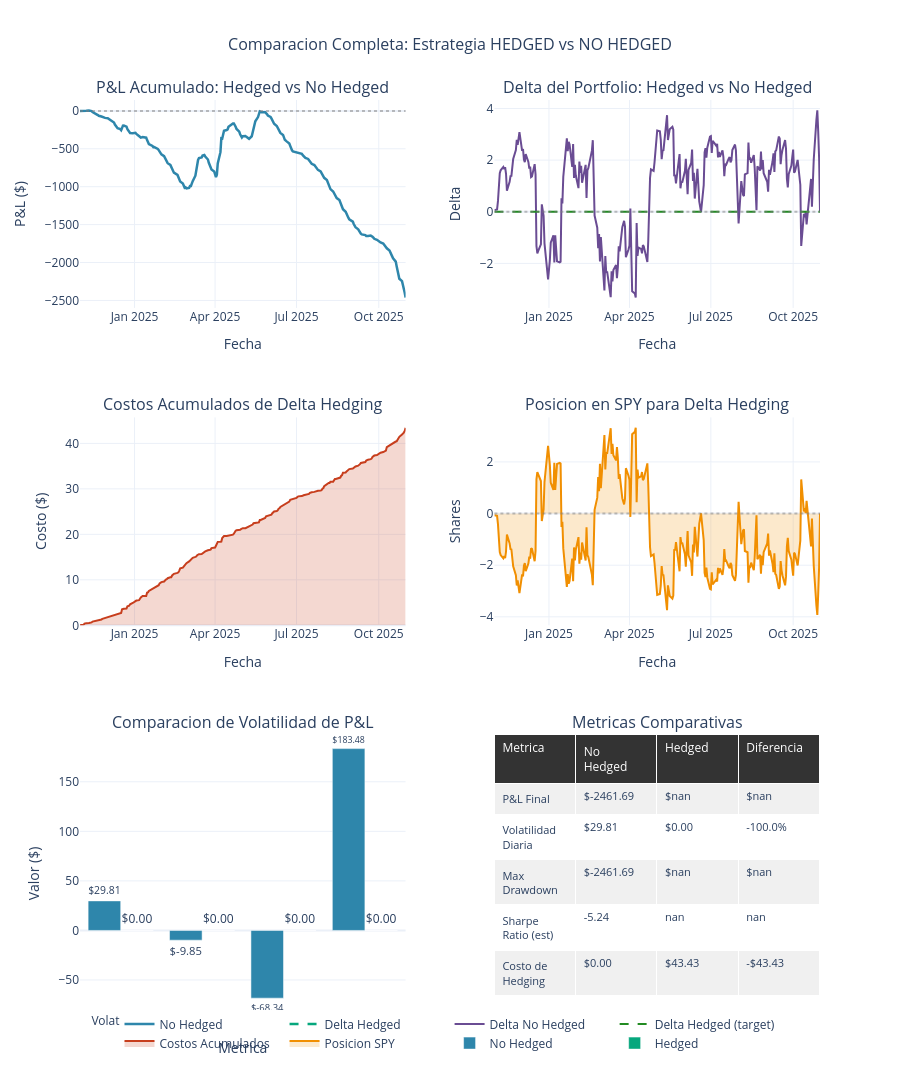

Notebook cell for this chart:
### Code cell
# 10.2 Simulacion de Estrategia HEDGED y Comparacion

print("\n" + "=" * 80)
print("10.2 ESTRATEGIA DELTA HEDGED - Simulacion")
print("=" * 80)
print()

# Simular delta hedging: comprar/vender SPY para neutralizar delta
# Costo de hedge = Delta * S * comision_estimada

def simulate_delta_hedging(portfolio_greeks, market_data, commission_rate=0.001):
    """
    Simula el costo de delta hedging comprando/vendiendo SPY.
    
    Parameters
    ----------
    portfolio_greeks : pd.DataFrame
        Griegas del portfolio agregado
    market_data : pd.DataFrame
        Datos de mercado con precios de SPY
    commission_rate : float
        Tasa de comision para ajustes (default 0.1%)
        
    Returns
    -------
    pd.DataFrame
        DataFrame con: delta_position (shares de SPY), hedge_cost, cumulative_hedge_cost
    """
    hedge_data = []
    cumulative_cost = 0.0
    previous_delta_position = 0.0
    
    # Asegurar indices alineados
    market_data_copy = market_data.copy()
    if not isinstance(market_data_copy.index, pd.DatetimeIndex):
        market_data_copy.index = pd.to_datetime(market_data_copy.index)
    
    for date in portfolio_greeks.index:
        delta = portfolio_greeks.loc[date, 'delta']
        spot = market_data_copy.loc[date, 'close_spy']
        
        # Posicion necesaria en SPY para neutralizar delta (vender delta shares)
        delta_position = -delta  # Negativo porque vendemos para neutralizar
        
        # Cambio en la posicion (rebalanceo)
        position_change = abs(delta_position - previous_delta_position)
        
        # Costo del rebalanceo (comision sobre el notional)
        daily_cost = position_change * spot * commission_rate
        cumulative_cost += daily_cost
        
        hedge_data.append({
            'date': date,
            'delta': delta,
            'delta_position': delta_position,
            'spot': spot,
            'position_change': position_change,
            'hedge_cost': daily_cost,
            'cumulative_hedge_cost': cumulative_cost
        })
        
        previous_delta_position = delta_position
    
    return pd.DataFrame(hedge_data).set_index('date')


# Calcular costos de hedging
print("Calculando costos de delta hedging...")
hedge_df = simulate_delta_hedging(portfolio_greeks, market_data, commission_rate=0.0005)

# P&L de la estrategia hedged = P&L straddle - costos de hedging
pnl_hedged = results.cumulative_pnl_straddle - hedge_df['cumulative_hedge_cost']

print(f"Costos totales de hedging: ${hedge_df['cumulative_hedge_cost'].iloc[-1]:.2f}")
print(f"P&L Final NO HEDGED: ${results.cumulative_pnl_straddle.iloc[-1]:.2f}")
print(f"P&L Final HEDGED: ${pnl_hedged.iloc[-1]:.2f}")
print()

# Visualizacion comparativa HEDGED vs NO HEDGED
fig = make_subplots(
    rows=3, cols=2,
    subplot_titles=(
        'P&L Acumulado: Hedged vs No Hedged',
        'Delta del Portfolio: Hedged vs No Hedged',
        'Costos Acumulados de Delta Hedging',
        'Posicion en SPY para Delta Hedging',
        'Comparacion de Volatilidad de P&L',
        'Metricas Comparativas'
    ),
    specs=[
        [{"secondary_y": False}, {"secondary_y": False}],
        [{"secondary_y": False}, {"secondary_y": False}],
        [{"type": "bar"}, {"type": "table"}]
    ],
    vertical_spacing=0.12,
    horizontal_spacing=0.12,
    row_heights=[0.3, 0.3, 0.4]
)

# (1,1) P&L Comparativo
fig.add_trace(
    go.Scatter(
        x=results.cumulative_pnl_straddle.index,
        y=results.cumulative_pnl_straddle.values,
        name='No Hedged',
        line=dict(color='#2E86AB', width=2.5),
        hovertemplate='<b>No Hedged P&L:</b> $%{y:.2f}<extra></extra>'
    ),
    row=1, col=1
)
fig.add_trace(
    go.Scatter(
        x=pnl_hedged.index,
        y=pnl_hedged.values,
        name='Delta Hedged',
        line=dict(color='#06A77D', width=2.5, dash='dash'),
        hovertemplate='<b>Hedged P&L:</b> $%{y:.2f}<extra></extra>'
    ),
    row=1, col=1
)
fig.add_hline(y=0, line_dash="dot", line_color="gray", opacity=0.5, row=1, col=1)

# (1,2) Delta Comparativo
fig.add_trace(
    go.Scatter(
        x=portfolio_greeks.index,
        y=portfolio_greeks['delta'],
        name='Delta No Hedged',
        line=dict(color='#6A4C93', width=2),
        hovertemplate='<b>Delta:</b> %{y:.2f}<extra></extra>'
    ),
    row=1, col=2
)
fig.add_trace(
    go.Scatter(
        x=portfolio_greeks.index,
        y=[0] * len(portfolio_greeks),
        name='Delta Hedged (target)',
        line=dict(color='#228B22', width=2, dash='dash'),
        hovertemplate='<b>Target Delta:</b> 0<extra></extra>'
    ),
    row=1, col=2
)
fig.add_hline(y=0, line_dash="dot", line_color="gray", opacity=0.5, row=1, col=2)

# (2,1) Costos de Hedging
fig.add_trace(
    go.Scatter(
        x=hedge_df.index,
        y=hedge_df['cumulative_hedge_cost'],
        name='Costos Acumulados',
        line=dict(color='#C73E1D', width=2),
        fill='tozeroy',
        fillcolor='rgba(199, 62, 29, 0.2)',
        hovertemplate='<b>Costo Acumulado:</b> $%{y:.2f}<extra></extra>'
    ),
    row=2, col=1
)

# (2,2) Posicion en SPY
fig.add_trace(
    go.Scatter(
        x=hedge_df.index,
        y=hedge_df['delta_position'],
        name='Posicion SPY',
        line=dict(color='#F18F01', width=2),
        fill='tozeroy',
        fillcolor='rgba(241, 143, 1, 0.2)',
        hovertemplate='<b>Shares SPY:</b> %{y:.2f}<extra></extra>'
    ),
    row=2, col=2
)
fig.add_hline(y=0, line_dash="dot", line_color="gray", opacity=0.5, row=2, col=2)

# (3,1) Comparacion de volatilidad
daily_pnl_no_hedged = results.daily_pnl_straddle
daily_pnl_hedged = pnl_hedged.diff().fillna(0)

vol_comparison = {
    'No Hedged': [
        daily_pnl_no_hedged.std(),
        daily_pnl_no_hedged.mean(),
        daily_pnl_no_hedged.min(),
        daily_pnl_no_hedged.max()
    ],
    'Hedged': [
        daily_pnl_hedged.std(),
        daily_pnl_hedged.mean(),
        daily_pnl_hedged.min(),
        daily_pnl_hedged.max()
    ]
}

x_metrics = ['Volatilidad', 'Media', 'Min', 'Max']
fig.add_trace(
    go.Bar(
        x=x_metrics,
        y=vol_comparison['No Hedged'],
        name='No Hedged',
        marker_color='#2E86AB',
        text=[f'${v:.2f}' for v in vol_comparison['No Hedged']],
        textposition='outside'
    ),
    row=3, col=1
)
fig.add_trace(
    go.Bar(
        x=x_metrics,
        y=vol_comparison['Hedged'],
        name='Hedged',
        marker_color='#06A77D',
        text=[f'${v:.2f}' for v in vol_comparison['Hedged']],
        textposition='outside'
    ),
    row=3, col=1
)

# (3,2) Tabla comparativa
metrics_comparison = [
    ['Metrica', 'No Hedged', 'Hedged', 'Diferencia'],
    ['P&L Final', 
     f"${results.cumulative_pnl_straddle.iloc[-1]:.2f}",
     f"${pnl_hedged.iloc[-1]:.2f}",
     f"${pnl_hedged.iloc[-1] - results.cumulative_pnl_straddle.iloc[-1]:.2f}"],
    ['Volatilidad Diaria',
     f"${daily_pnl_no_hedged.std():.2f}",
     f"${daily_pnl_hedged.std():.2f}",
     f"{((daily_pnl_hedged.std() / daily_pnl_no_hedged.std() - 1) * 100):.1f}%"],
    ['Max Drawdown',
     f"${results.cumulative_pnl_straddle.min():.2f}",
     f"${pnl_hedged.min():.2f}",
     f"${pnl_hedged.min() - results.cumulative_pnl_straddle.min():.2f}"],
    ['Sharpe Ratio (est)',
     f"{(daily_pnl_no_hedged.mean() / daily_pnl_no_hedged.std() * np.sqrt(252)):.2f}",
     f"{(daily_pnl_hedged.mean() / daily_pnl_hedged.std() * np.sqrt(252)):.2f}",
     f"{((daily_pnl_hedged.mean() / daily_pnl_hedged.std()) - (daily_pnl_no_hedged.mean() / daily_pnl_no_hedged.std())):.2f}"],
    ['Costo de Hedging',
     '$0.00',
     f"${hedge_df['cumulative_hedge_cost'].iloc[-1]:.2f}",
     f"-${hedge_df['cumulative_hedge_cost'].iloc[-1]:.2f}"]
]

fig.add_trace(
    go.Table(
        header=dict(
            values=metrics_comparison[0],
            fill_color='#333333',
            font=dict(color='white', size=12),
            align='left'
        ),
        cells=dict(
            values=list(zip(*metrics_comparison[1:])),
            fill_color=[['#f0f0f0', 'white'] * 3],
            align='left',
            font=dict(size=11)
        )
    ),
    row=3, col=2
)

# Actualizar ejes
fig.update_xaxes(title_text="Fecha", row=1, col=1)
fig.update_xaxes(title_text="Fecha", row=1, col=2)
fig.update_xaxes(title_text="Fecha", row=2, col=1)
fig.update_xaxes(title_text="Fecha", row=2, col=2)
fig.update_xaxes(title_text="Metrica", row=3, col=1)

fig.update_yaxes(title_text="P&L ($)", row=1, col=1)
fig.update_yaxes(title_text="Delta", row=1, col=2)
fig.update_yaxes(title_text="Costo ($)", row=2, col=1)
fig.update_yaxes(title_text="Shares", row=2, col=2)
fig.update_yaxes(title_text="Valor ($)", row=3, col=1)

fig.update_layout(
    height=1400,
    showlegend=True,
    template='plotly_white',
    title_text='Comparacion Completa: Estrategia HEDGED vs NO HEDGED',
    title_x=0.5,
    title_font_size=16,
    hovermode='x unified',
    legend=dict(
        orientation="h",
        yanchor="bottom",
        y=-0.05,
        xanchor="center",
        x=0.5
    )
)

fig.show()

# Resumen final
print("\n" + "=" * 80)
print("RESUMEN COMPARATIVO FINAL")
print("=" * 80)
print(f"\nESTRATEGIA NO HEDGED:")
print(f"  - P&L Final:           ${results.cumulative_pnl_straddle.iloc[-1]:+.2f}")
print(f"  - Volatilidad Diaria:  ${daily_pnl_no_hedged.std():.2f}")
print(f"  - Delta Promedio:      {portfolio_greeks['delta'].mean():+.2f}")
print(f"  - Max Drawdown:        ${results.cumulative_pnl_straddle.min():+.2f}")

print(f"\nESTRATEGIA DELTA HEDGED:")
print(f"  - P&L Final:           ${pnl_hedged.iloc[-1]:+.2f}")
print(f"  - Volatilidad Diaria:  ${daily_pnl_hedged.std():.2f}")
print(f"  - Costo de Hedging:    ${hedge_df['cumulative_hedge_cost'].iloc[-1]:.2f}")
print(f"  - Max Drawdown:        ${pnl_hedged.min():+.2f}")

print(f"\nIMPACTO DEL HEDGING:")
print(f"  - Reduccion de P&L:    ${pnl_hedged.iloc[-1] - results.cumulative_pnl_straddle.iloc[-1]:+.2f}")
print(f"  - Reduccion de Vol:    {((daily_pnl_hedged.std() / daily_pnl_no_hedged.std() - 1) * 100):+.1f}%")
print(f"  - Mejora en Sharpe:    {((daily_pnl_hedged.mean() / daily_pnl_hedged.std()) - (daily_pnl_no_hedged.mean() / daily_pnl_no_hedged.std())):+.2f}")

print("\n" + "=" * 80)
print("NOTA: Esta es una simulacion simplificada de delta hedging.")
print("Asume rebalanceo diario con comisiones del 0.05% sobre el notional.")
print("En una implementacion real, habria costos de slippage, bid-ask spreads,")
print("y posiblemente diferentes frecuencias de rebalanceo.")
print("=" * 80)

### Figure 1 — Plotly figure (JSON) as saved in the notebook; plotly's stock layout.template omitted (floating-point values rounded to 4 significant figures; data arrays with more than 128 entries replaced by an {"elided": "..."} marker saying what was removed)
{"data": [{"hovertemplate": "<b>No Hedged P&L:</b> $%{y:.2f}<extra></extra>", "line": {"color": "#2E86AB", "width": 2.5}, "name": "No Hedged", "type": "scatter", "x": {"elided": "250 str values"}, "xaxis": "x", "y": {"elided": "250 float values"}, "yaxis": "y"}, {"hovertemplate": "<b>Hedged P&L:</b> $%{y:.2f}<extra></extra>", "line": {"color": "#06A77D", "dash": "dash", "width": 2.5}, "name": "Delta Hedged", "type": "scatter", "x": {"elided": "500 str values"}, "xaxis": "x", "y": {"elided": "500 null values"}, "yaxis": "y"}, {"hovertemplate": "<b>Delta:</b> %{y:.2f}<extra></extra>", "line": {"color": "#6A4C93", "width": 2}, "name": "Delta No Hedged", "type": "scatter", "x": {"elided": "250 str values"}, "xaxis": "x2", "y": {"elided": "250 float values"}, "yaxis": "y2"}, {"hovertemplate": "<b>Target Delta:</b> 0<extra></extra>", "line": {"color": "#228B22", "dash": "dash", "width": 2}, "name": "Delta Hedged (target)", "type": "scatter", "x": {"elided": "250 str values"}, "xaxis": "x2", "y": {"elided": "250 int values"}, "yaxis": "y2"}, {"fill": "tozeroy", "fillcolor": "rgba(199, 62, 29, 0.2)", "hovertemplate": "<b>Costo Acumulado:</b> $%{y:.2f}<extra></extra>", "line": {"color": "#C73E1D", "width": 2}, "name": "Costos Acumulados", "type": "scatter", "x": {"elided": "250 str values"}, "xaxis": "x3", "y": {"elided": "250 float values"}, "yaxis": "y3"}, {"fill": "tozeroy", "fillcolor": "rgba(241, 143, 1, 0.2)", "hovertemplate": "<b>Shares SPY:</b> %{y:.2f}<extra></extra>", "line": {"color": "#F18F01", "width": 2}, "name": "Posicion SPY", "type": "scatter", "x": {"elided": "250 str values"}, "xaxis": "x4", "y": {"elided": "250 float values"}, "yaxis": "y4"}, {"marker": {"color": "#2E86AB"}, "name": "No Hedged", "text": ["$29.81", "$-9.85", "$-68.34", "$183.48"], "textposition": "outside", "type": "bar", "x": ["Volatilidad", "Media", "Min", "Max"], "xaxis": "x5", "y": [29.81, -9.847, -68.34, 183.5], "yaxis": "y5"}, {"marker": {"color": "#06A77D"}, "name": "Hedged", "text": ["$0.00", "$0.00", "$0.00", "$0.00"], "textposition": "outside", "type": "bar", "x": ["Volatilidad", "Media", "Min", "Max"], "xaxis": "x5", "y": [0, 0, 0, 0], "yaxis": "y5"}, {"cells": {"align": "left", "fill": {"color": [["#f0f0f0", "white", "#f0f0f0", "white", "#f0f0f0", "white"]]}, "font": {"size": 11}, "values": [["P&L Final", "Volatilidad Diaria", "Max Drawdown", "Sharpe Ratio (est)", "Costo de Hedging"], ["$-2461.69", "$29.81", "$-2461.69", "-5.24", "$0.00"], ["$nan", "$0.00", "$nan", "nan", "$43.43"], ["$nan", "-100.0%", "$nan", "nan", "-$43.43"]]}, "domain": {"x": [0.56, 1], "y": [0, 0.304]}, "header": {"align": "left", "fill": {"color": "#333333"}, "font": {"color": "white", "size": 12}, "values": ["Metrica", "No Hedged", "Hedged", "Diferencia"]}, "type": "table"}], "layout": {"annotations": [{"font": {"size": 16}, "showarrow": false, "text": "P&L Acumulado: Hedged vs No Hedged", "x": 0.22, "xanchor": "center", "xref": "paper", "y": 1, "yanchor": "bottom", "yref": "paper"}, {"font": {"size": 16}, "showarrow": false, "text": "Delta del Portfolio: Hedged vs No Hedged", "x": 0.78, "xanchor": "center", "xref": "paper", "y": 1, "yanchor": "bottom", "yref": "paper"}, {"font": {"size": 16}, "showarrow": false, "text": "Costos Acumulados de Delta Hedging", "x": 0.22, "xanchor": "center", "xref": "paper", "y": 0.652, "yanchor": "bottom", "yref": "paper"}, {"font": {"size": 16}, "showarrow": false, "text": "Posicion en SPY para Delta Hedging", "x": 0.78, "xanchor": "center", "xref": "paper", "y": 0.652, "yanchor": "bottom", "yref": "paper"}, {"font": {"size": 16}, "showarrow": false, "text": "Comparacion de Volatilidad de P&L", "x": 0.22, "xanchor": "center", "xref": "paper", "y": 0.304, "yanchor": "bottom", "yref": "paper"}, {"font": {"size": 16}, "showarrow": false, "text": "Metricas Comparativas", "x": 0.78, "xanchor": "center", "xref": "paper", "y": 0.304, "yanchor": "bottom", "yref": "paper"}], "height": 1400, "hovermode": "x unified", "legend": {"orientation": "h", "x": 0.5, "xanchor": "center", "y": -0.05, "yanchor": "bottom"}, "shapes": [{"line": {"color": "gray", "dash": "dot"}, "opacity": 0.5, "type": "line", "x0": 0, "x1": 1, "xref": "x domain", "y0": 0, "y1": 0, "yref": "y"}, {"line": {"color": "gray", "dash": "dot"}, "opacity": 0.5, "type": "line", "x0": 0, "x1": 1, "xref": "x2 domain", "y0": 0, "y1": 0, "yref": "y2"}, {"line": {"color": "gray", "dash": "dot"}, "opacity": 0.5, "type": "line", "x0": 0, "x1": 1, "xref": "x4 domain", "y0": 0, "y1": 0, "yref": "y4"}], "showlegend": true, "title": {"font": {"size": 16}, "text": "Comparacion Completa: Estrategia HEDGED vs NO HEDGED", "x": 0.5}, "xaxis": {"anchor": "y", "domain": [0, 0.44], "title": {"text": "Fecha"}}, "xaxis2": {"anchor": "y2", "domain": [0.56, 1], "title": {"text": "Fecha"}}, "xaxis3": {"anchor": "y3", "domain": [0, 0.44], "title": {"text": "Fecha"}}, "xaxis4": {"anchor": "y4", "domain": [0.56, 1], "title": {"text": "Fecha"}}, "xaxis5": {"anchor": "y5", "domain": [0, 0.44], "title": {"text": "Metrica"}}, "yaxis": {"anchor": "x", "domain": [0.772, 1], "title": {"text": "P&L ($)"}}, "yaxis2": {"anchor": "x2", "domain": [0.772, 1], "title": {"text": "Delta"}}, "yaxis3": {"anchor": "x3", "domain": [0.424, 0.652], "title": {"text": "Costo ($)"}}, "yaxis4": {"anchor": "x4", "domain": [0.424, 0.652], "title": {"text": "Shares"}}, "yaxis5": {"anchor": "x5", "domain": [0, 0.304], "title": {"text": "Valor ($)"}}}}
